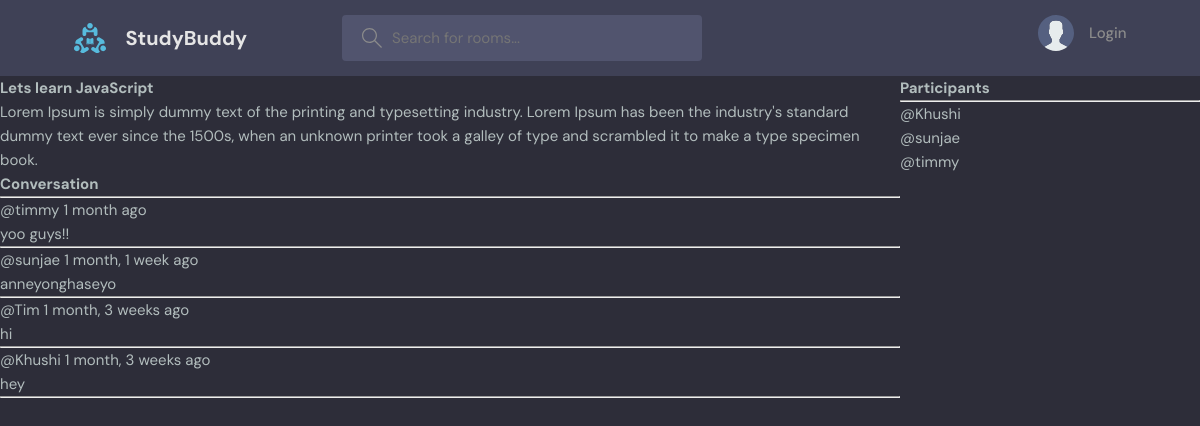
The page /room/1/ on the database its author committed.
### base/models.py (models this page shows, shortened)
class Room(models.Model):
    host=models.ForeignKey(User, on_delete=models.SET_NULL, null=True)
    topic=models.ForeignKey(Topic, on_delete=models.SET_NULL, null=True)
    name=models.CharField(max_length=200)
    description=models.TextField(null=True, blank=True)    #since by default null is False
    participants=models.ManyToManyField(User, related_name='participants',blank=True)  #to be able to submit a form without having to check something
    updated=models.DateTimeField(auto_now=True)    #will take a time snap shot everytime we save the item
    created=models.DateTimeField(auto_now_add=True)    #will
    class Meta:
        ordering=['-updated','-created']    # '-' indicates descending order. Query requests will be ordered by updated field first in descending order and then created order

class Message(models.Model):
    user=models.ForeignKey(User, on_delete=models.CASCADE)
    room=models.ForeignKey(Room, on_delete=models.CASCADE)  #Room being the parent class. On deletion of the parent class, all the msgs are to be deleted. This is one project to many reviews type
    body=models.TextField()
    updated=models.DateTimeField(auto_now=True)
    created=models.DateTimeField(auto_now_add=True)
    class Meta:
        ordering=['-updated','-created']

### base/views.py (the view, shortened to what this page needs)
# urls.py: path('room/<str:pk>/',views.room, name='room'),  #11. we are passing the id into the url. <> angular brackets are used to send dynamic data
def room(request,pk):
    room=Room.objects.get(id=pk)
    room_messages=room.message_set.all().order_by('-created')
    participants=room.participants.all()
    context={'room':room, 'room_messages':room_messages,'participants':participants}
    return render(request, 'base/room.html',context)

### base/templates/base/room.html (shortened to what this page needs)
{% extends 'main.html' %}
{% block content %}
<div class="room-container">
  <div>
    <h1>{{room.name}}</h1>
    <p>{{room.description}}</p>
    <div class="comment-wrapper">
      <h3>Conversation</h3>
      <hr />
      {% for message in room_messages %}
      <div>
        <small>@{{message.user}} {{ message.created|timesince}} ago</small>
        <p>{{message.body}}</p>
        <hr />
      </div>
      {% endfor %}
    </div>
  </div>
  <div>
    <h3>Participants</h3>
    <hr>
    {% for user in participants %}
    <div>
      <p>@{{user.username}}</p>
    </div>
    {% endfor %}
  </div>
</div>
{% endblock content %}

### static/styles/style.css (style rules this page uses)
:root { --color-main: #71c6dd; --color-main-light: #e1f6fb; --color-dark: #3f4156; --color-dark-medium: #51546e; --color-dark-light: #696d97; --color-light: #e5e5e5; --color-gray: #8b8b8b; --color-light-gray: #b2bdbd; --color-bg: #2d2d39; --color-success: #5dd693; --color-error: #fc4b0b; }
* { font-family: "DM Sans", -apple-system, BlinkMacSystemFont, "Segoe UI", Roboto, Oxygen, Ubuntu, Cantarell, "Open Sans", "Helvetica Neue", sans-serif; margin: 0; padding: 0; box-sizing: border-box; text-rendering: optimizeLegibility; font-size: inherit; }
html { font-size: 56.25%; }
@media only screen and (min-width: 1200px) { html { font-size: 62.5%; } }
body { line-height: 1.6; font-weight: 400; font-size: 1.5rem; color: var(--color-light-gray); background-color: var(--color-bg); min-height: 100vh; }

### base/templates/base/room.html (style rules this page uses)
.room-container { display:grid; grid-template-columns:3fr 1fr; }

### rows shown on the page
Room: name "Lets learn JavaScript", description "Lorem Ipsum is simply dummy text of the printing and typesetting industry. Lorem Ipsum has been the industry's standard dummy text ever since the 1500s, when an unknown printer took a galley of type and scrambled it to make a type specimen book."
Message: user "timmy", created "1 month", body "yoo guys!!"
Message: user "sunjae", created "1 month, 1 week", body "anneyonghaseyo"
Message: user "Tim", created "1 month, 3 weeks", body "hi"
Message: user "Khushi", created "1 month, 3 weeks", body "hey"

### other values the page prints
{{ user.username }} "Khushi"
{{ user.username }} "sunjae"
{{ user.username }} "timmy"
